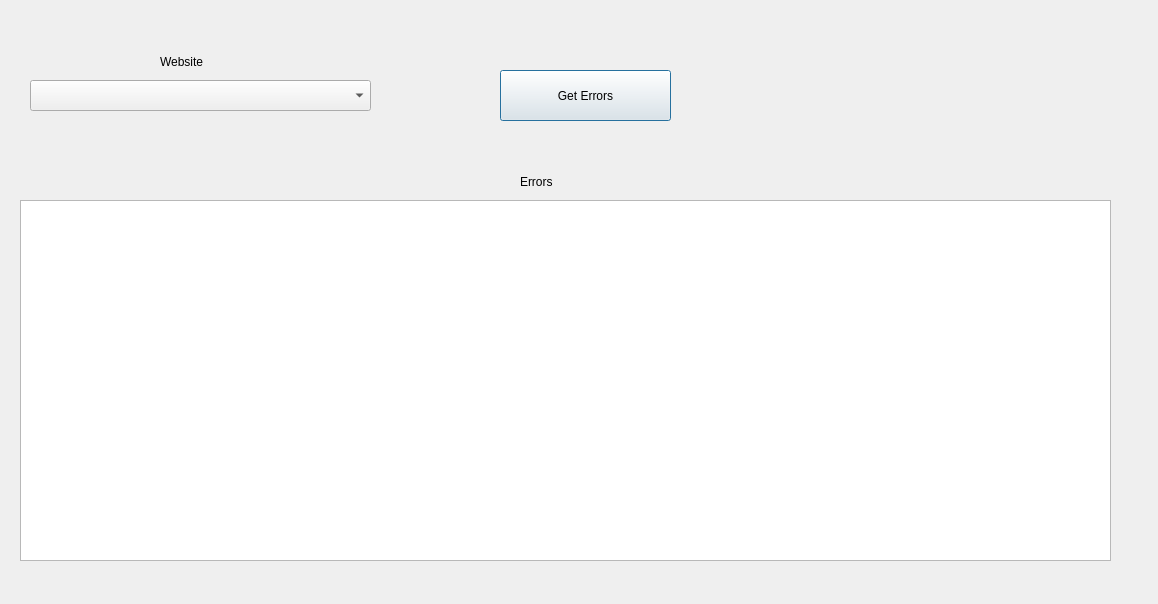
<?xml version="1.0" encoding="UTF-8"?>
<ui version="4.0">
 <class>Dialog</class>
 <widget class="QDialog" name="Dialog">
  <property name="geometry">
   <rect>
    <x>0</x>
    <y>0</y>
    <width>1158</width>
    <height>604</height>
   </rect>
  </property>
  <property name="windowTitle">
   <string>Dialog</string>
  </property>
  <widget class="QComboBox" name="comboBox">
   <property name="geometry">
    <rect>
     <x>30</x>
     <y>80</y>
     <width>341</width>
     <height>31</height>
    </rect>
   </property>
  </widget>
  <widget class="QLabel" name="label">
   <property name="geometry">
    <rect>
     <x>160</x>
     <y>50</y>
     <width>89</width>
     <height>23</height>
    </rect>
   </property>
   <property name="text">
    <string>Website</string>
   </property>
  </widget>
  <widget class="QPushButton" name="getErrorsButton">
   <property name="geometry">
    <rect>
     <x>500</x>
     <y>70</y>
     <width>171</width>
     <height>51</height>
    </rect>
   </property>
   <property name="text">
    <string>Get Errors</string>
   </property>
  </widget>
  <widget class="QTextEdit" name="errorResultsEdit">
   <property name="geometry">
    <rect>
     <x>20</x>
     <y>200</y>
     <width>1091</width>
     <height>361</height>
    </rect>
   </property>
  </widget>
  <widget class="QLabel" name="label_2">
   <property name="geometry">
    <rect>
     <x>520</x>
     <y>170</y>
     <width>89</width>
     <height>23</height>
    </rect>
   </property>
   <property name="text">
    <string>Errors</string>
   </property>
  </widget>
 </widget>
 <resources/>
 <connections>
  <connection>
   <sender>getErrorsButton</sender>
   <signal>clicked()</signal>
   <receiver>Dialog</receiver>
   <slot>GetErrors()</slot>
   <hints>
    <hint type="sourcelabel">
     <x>585</x>
     <y>95</y>
    </hint>
    <hint type="destinationlabel">
     <x>400</x>
     <y>298</y>
    </hint>
   </hints>
  </connection>
 </connections>
 <slots>
  <slot>GetErrors()</slot>
 </slots>
</ui>
